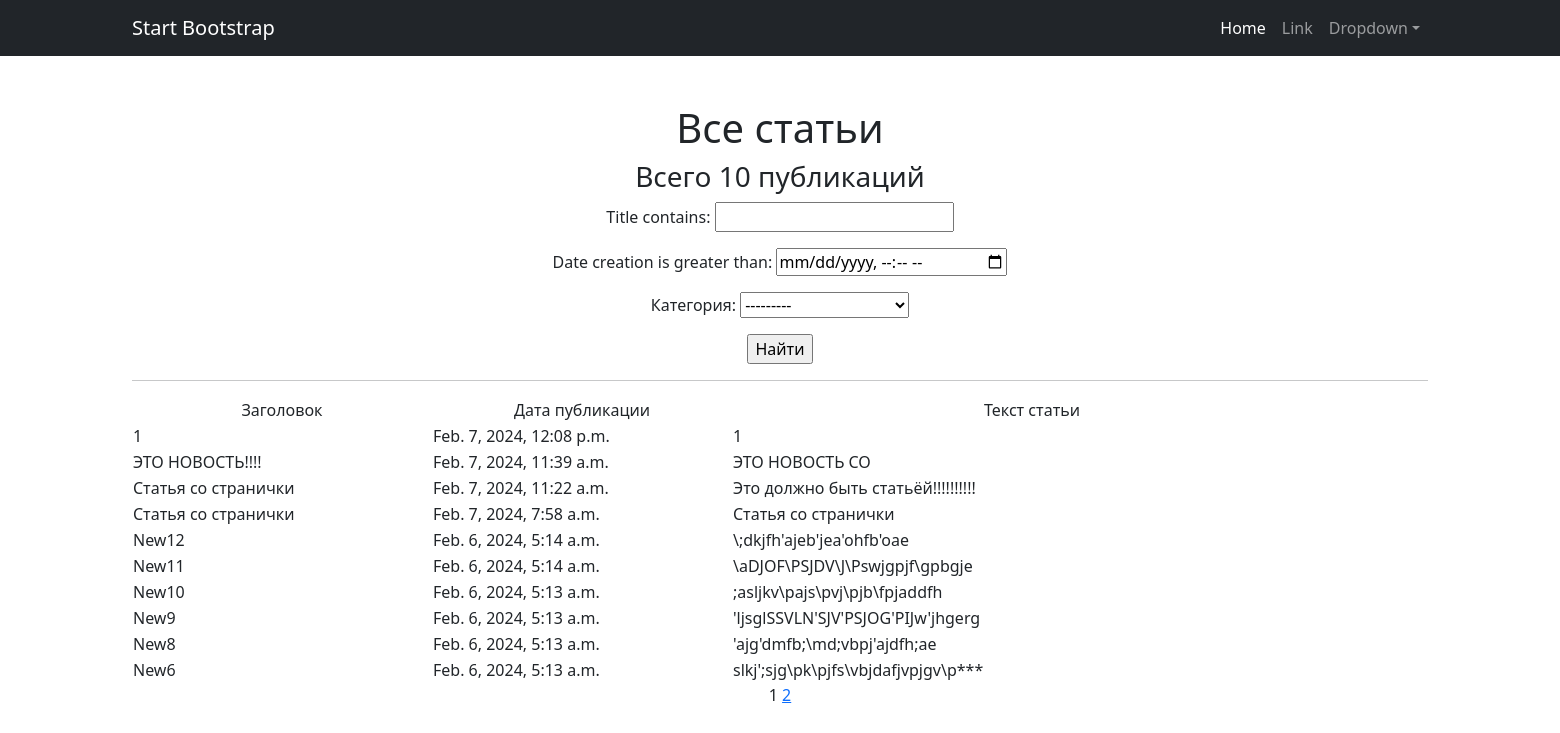
Before: / with the older database file.
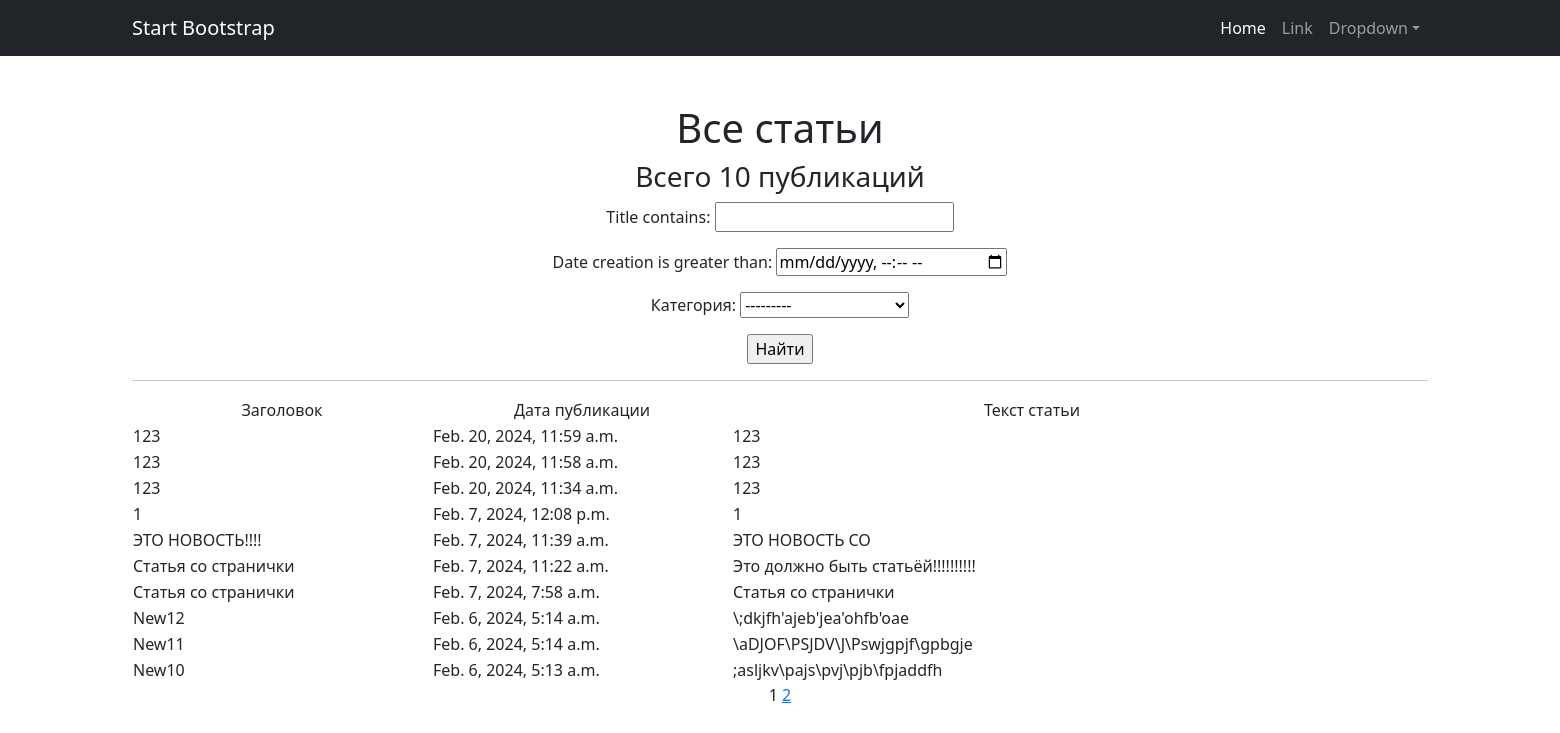
After: the same page with the newer database file.
### newsarticle/models.py (models this page shows, shortened)
class Post(models.Model):
    author = models.ForeignKey(Author, on_delete=models.CASCADE)
    NEWS = 'NW'
    ARTICLE = 'AR'
    CATEGORY_CHOICES = (
        (NEWS, 'Новость'),
        (ARTICLE, 'Статья'),
    )
    category_type = models.CharField(max_length=2, choices=CATEGORY_CHOICES, default=ARTICLE)
    date_creation = models.DateTimeField(auto_now_add=True)
    post_category = models.ManyToManyField(Category, through='PostCategory')
    title = models.CharField(max_length=128)
    text = models.TextField()
    rating = models.IntegerField(default=0)

### newsarticle/views.py (the view)
# urls.py: path('', PostPreview.as_view(), name='posts_list'),
class PostPreview(ListView):
    model = Post
    ordering = '-date_creation'
    template_name = 'posts.html'
    context_object_name = 'posts'
    paginate_by = 10
    def get_queryset(self):
        queryset = super().get_queryset()
        self.filterset = PostFilter(self.request.GET, queryset)
        return self.filterset.qs
    def get_context_data(self, **kwargs):
        context = super().get_context_data(**kwargs)
        context['time_now'] = datetime.utcnow()
        context['filterset'] = self.filterset
        context['next_post'] = None
        return context

### newsarticle/models.py (called while the page is built)
    def __str__(self):
        return self.naming.title()

### newsarticle/templatetags/custom_filters.py (called while the page is built)
@register.filter()
def censor(text):
    for word in bad_words:
        text = text.replace(word[1:], '*' * len(word[1:]))
    return text

### newsarticle/templatetags/custom_tags.py (called while the page is built)
@register.simple_tag(takes_context=True)
def url_replace(context, **kwargs):
    d = context['request'].GET.copy()
    for k, v in kwargs.items():
        d[k] = v
    return d.urlencode()

### templates/posts.html (shortened to what this page needs)
{% extends 'flatpages/default.html' %}
{% load custom_filters %}
{% load custom_tags %}
{% block content %}
   <h1>Все статьи</h1>
   <h3>Всего {{ posts|length }} публикаций</h3>
   <form action="" method="get">
       {{ filterset.form.as_p }}
       <input type="submit" value="Найти" />
   </form>
    <hr>
   {% if posts %}
       <table style="height: 31px; margin-left: auto; margin-right: auto; width: 1800px;">
           <tbody>
               <tr>
                   <td style="width: 300px; text-align: center;"> Заголовок </td>
                   <td style="width: 300px; text-align: center;"> Дата публикации </td>
                   <td style="width: 600px; text-align: center;"> Текст статьи </td>
               </tr>
       {% for post in posts %}
               <tr>
                   <td style="width: 300px; text-align: left;"> {{ post.title|censor }} </td>
                   <td style="width: 300px; text-align: left;"> {{ post.date_creation }} </td>
                   <td style="width: 600px; text-align: left;"> {{ post.text|censor|truncatewords:20 }} </td>
                   <td>
                </td>
               </tr>
               {% endfor %}
           </tbody>
       </table>
   {% else %}
       <h2>Новостей и статей нет!</h2>
   {% endif %}
   {{ page_obj.number }}
   {% if page_obj.has_next %}
       <a href="?{% url_replace page=page_obj.next_page_number %}">{{ page_obj.next_page_number }}</a>
   {% endif %}
{% endblock content %}

Changed rows visible on the page:
no longer on this page (row unchanged): Post: title|censor "New9", date_creation "Feb. 6, 2024, 5:13 a.m.", text|censor "'ljsglSSVLN'SJV'PSJOG'PIJw'jhgerg"
no longer on this page (row unchanged): Post: title|censor "New8", date_creation "Feb. 6, 2024, 5:13 a.m.", text|censor "'ajg'dmfb;\\md;vbpj'ajdfh;ae"
no longer on this page (row unchanged): Post: title|censor "New6", date_creation "Feb. 6, 2024, 5:13 a.m.", text|censor "slkj';sjg\\pk\\pjfs\\vbjdafjvpjgv\\p***"
added Post: title|censor "123", date_creation "Feb. 20, 2024, 11:59 a.m.", text|censor "123"
added Post: title|censor "123", date_creation "Feb. 20, 2024, 11:58 a.m.", text|censor "123"
added Post: title|censor "123", date_creation "Feb. 20, 2024, 11:34 a.m.", text|censor "123"
